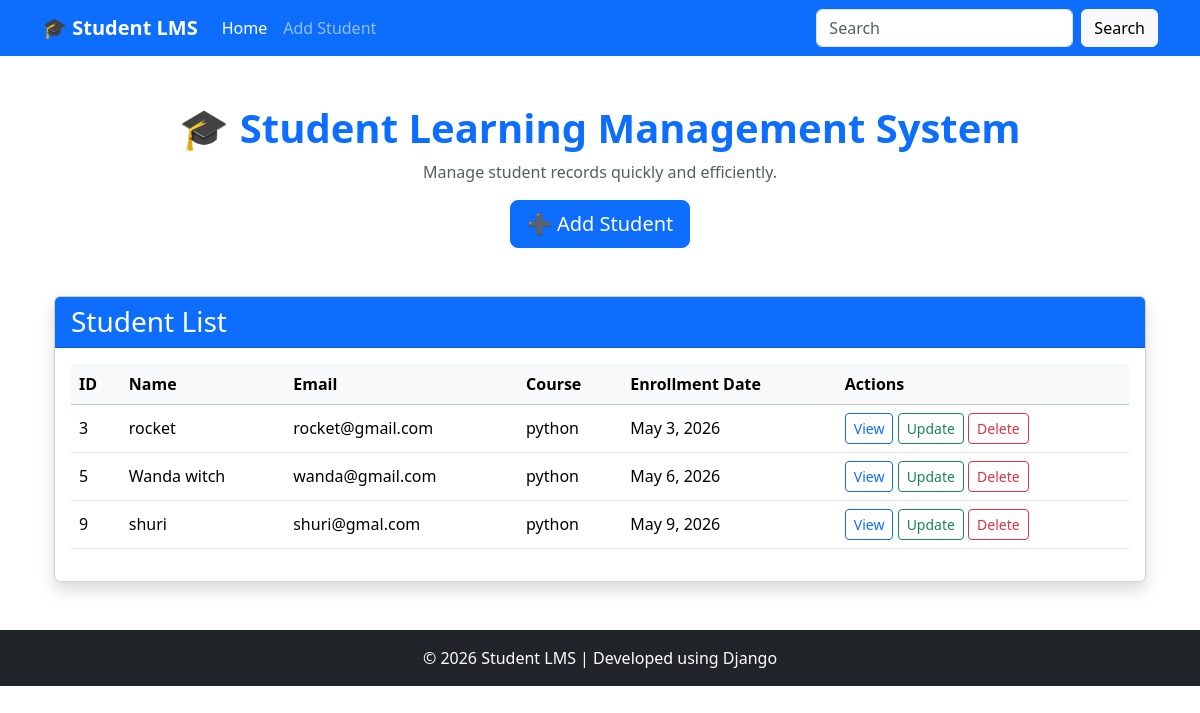
Before: / with the older database file.
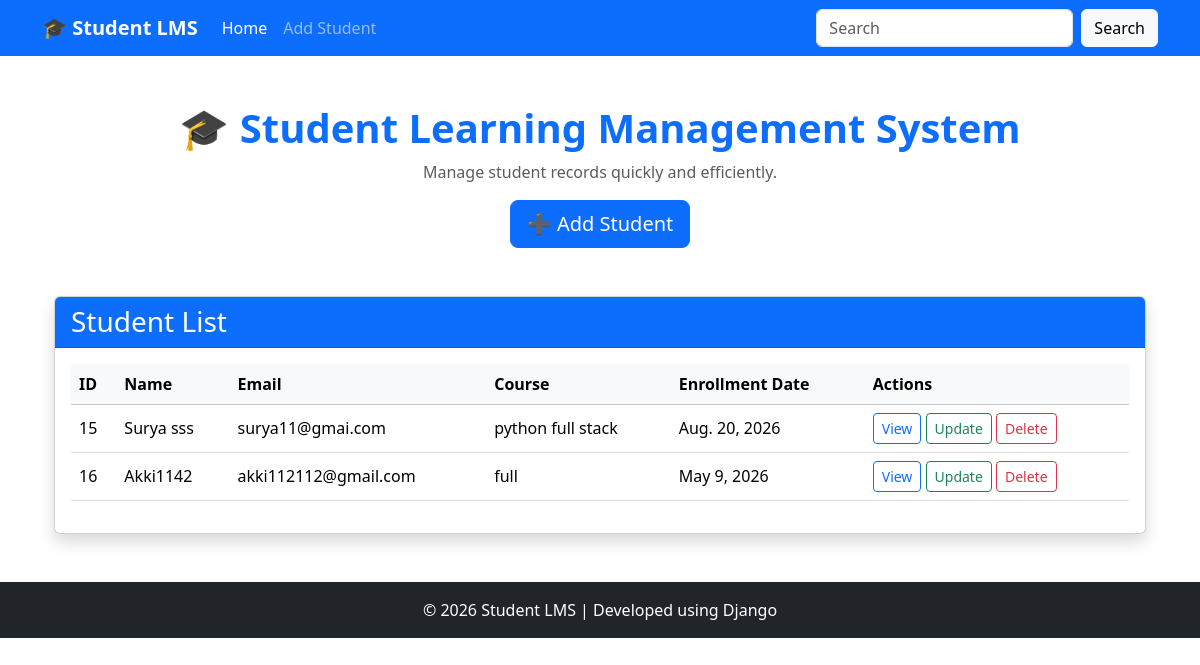
After: the same page with the newer database file.
### student_CRUD/models.py (models this page shows, shortened)
class StudentDetail(models.Model):
    student_Name=models.CharField(max_length=100)
    email=models.EmailField(max_length=50,unique=True)
    course=models.CharField(max_length=70)
    enrollement_date=models.DateField()

### student_CRUD/views.py (the view)
# urls.py: path("",views.homepage,name="homepage"),
def homepage(request):
    student_list= StudentDetail.objects.all()
    context ={
        "students":student_list
    }
    return render(request,"homepage1.html",context)

### student_CRUD/templates/homepage1.html (shortened to what this page needs)
{% extends "homepage.html" %}
{% block content %}
<div class="container mt-5">
    <div class="text-center mb-5">
        <h1 class="fw-bold text-primary">🎓 Student Learning Management System</h1>
        <p class="text-muted">
            Manage student records quickly and efficiently.
        </p>
        <a href="{% url 'add_student' %}" class="btn btn-primary btn-lg">
            ➕ Add Student
        </a>
    </div>
    <div class="card shadow">
        <div class="card-header bg-primary text-white">
            <h3 class="mb-0">Student List</h3>
        </div>
        <div class="card-body">
            <table class="table table-hover align-middle">
                <thead class="table-light">
                    <tr>
                        <th>ID</th>
                        <th>Name</th>
                        <th>Email</th>
                        <th>Course</th>
                        <th>Enrollment Date</th>
                        <th>Actions</th>
                    </tr>
                </thead>
                <tbody>
                    {% for student in students %}
                    <tr>
                        <td>{{ student.id }}</td>
                        <td>{{ student.student_Name }}</td>
                        <td>{{ student.email }}</td>
                        <td>{{ student.course }}</td>
                        <td>{{ student.enrollement_date }}</td>
                        <td>
                            <a href="{% url 'details' student.id %}" class="btn btn-outline-primary btn-sm">
                                View
                            </a>
                            <a href="{% url 'details' student.id %}" class="btn btn-outline-success btn-sm">
                                Update
                            </a>
                            <a href="{% url 'delete_student' student.id %}" class="btn btn-outline-danger btn-sm">
                                Delete
                            </a>
                        </td>
                    </tr>
                    {% empty %}
                    <tr>
                        <td colspan="6" class="text-center">
                            No students found.
                        </td>
                    </tr>
                    {% endfor %}
                </tbody>
            </table>
        </div>
    </div>
</div>
{% endblock content %}

### student_CRUD/templates/homepage.html (shortened to what this page needs)
{% extends 'base.html' %}

### student_CRUD/templates/base.html (shortened to what this page needs)
{% load static %}
<!DOCTYPE html>
<html lang="en">
<head>
    <link href="https://cdn.jsdelivr.net/npm/bootstrap@5.3.8/dist/css/bootstrap.min.css"
          rel="stylesheet">
</head>
<body>
<nav class="navbar navbar-expand-lg navbar-dark bg-primary">
    <div class="container">
        <a class="navbar-brand fw-bold" href="{% url 'homepage' %}">
            🎓 Student LMS
        </a>
        <div class="collapse navbar-collapse" id="navbarSupportedContent">
            <ul class="navbar-nav me-auto">
                <li class="nav-item">
                    <a class="nav-link active" href="{% url 'homepage' %}">
                        Home
                    </a>
                </li>
                <li class="nav-item">
                    <a class="nav-link" href="{% url 'add_student' %}">
                        Add Student
                    </a>
                </li>
            </ul>
            <form class="d-flex">
                <input class="form-control me-2"
                       type="search"
                       placeholder="Search">
                <button class="btn btn-light" type="submit">
                    Search
                </button>
            </form>
        </div>
    </div>
</nav>
<div class="container mt-5">
    {% block content %}
    {% endblock content %}
</div>
<footer class="bg-dark text-white text-center py-3 mt-5">
    <p class="mb-0">
        © 2026 Student LMS | Developed using Django
    </p>
</footer>
</body>
</html>

Changed rows visible on the page:
removed StudentDetail: id "3", student_Name "rocket", email "rocket@gmail.com", course "python", enrollement_date "May 3, 2026"
removed StudentDetail: id "5", student_Name "Wanda witch", email "wanda@gmail.com", course "python", enrollement_date "May 6, 2026"
removed StudentDetail: id "9", student_Name "shuri", email "shuri@gmal.com", course "python", enrollement_date "May 9, 2026"
added StudentDetail: id "15", student_Name "Surya sss", email "surya11@gmai.com", course "python full stack", enrollement_date "Aug. 20, 2026"
added StudentDetail: id "16", student_Name "Akki1142", email "akki112112@gmail.com", course "full", enrollement_date "May 9, 2026"
